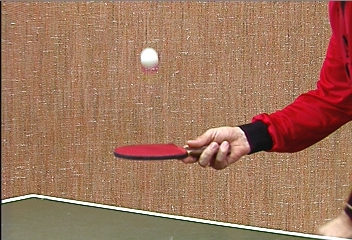
%> input picture Lab3/pingpong/0000.jpeg, 352 x 240 px; its folder holds only this picture in this run
$ octave tracking_demo.m   (GNU Octave 9; MATLAB toolbox functions it lacks are replaced by stand-ins)
%> lines starting %> are read from the running program, lines starting %| are printed output that depends on the picture
### Lab3/tracking.m
function tracking (image_set, save_to_gif, file_pattern)
%> called with image_set = 'pingpong', save_to_gif = false, file_pattern = '*.jpeg'
% Using Harris Corner Detector, locate feature points and track them in
% a given sequence of images with Lucas-Kanade algorithm
%  tracking(image_set, save_to_gif, file_pattern)
%  tracking('pingpong', false, '*.jpeg');
%
%   - ARGUMENTS
%       image_set       The folder name containing the image sequence
%       save_to_gif     Boolean indicating whether to save output to GIF
%       file_extension  Pattern of files in image set (*.jpg or *.jpeg)

save_file = strcat(image_set, '.gif');
h = figure;

if strcmp(image_set, 'pingpong')
    images_folder = 'pingpong';
    filePattern = fullfile(images_folder, file_pattern);
else
    images_folder = 'person_toy';
    filePattern = fullfile(images_folder, file_pattern);
end

% read all files in directory that match the pattern
x = zeros(1); y = zeros(1);
images = dir(filePattern);
for k = 1 : length(images)
    base_file_name = images(k).name;
    full_file_name = fullfile(images_folder, base_file_name);
    curr_img = rgb2gray(imread(full_file_name));
%> curr_img: size 240x352 uint8; min 1, max 255, mean 127.7

    if k == 1
        % for the first image, locate feature points
        [x, y] = tracking_locate_points(curr_img);

        % display initial image and feature points
        imshow(curr_img);
        hold on; % Prevent image from being blown away.
        plot(x,y,'r+', 'MarkerSize', 20);
        drawnow;

        prev_img = curr_img;

        % save frame to gif file
        if save_to_gif
            frame = getframe(h);
            im = frame2im(frame);
            [imind,cm] = rgb2ind(im,256);
            imwrite(imind, cm, save_file, 'gif', 'Loopcount', inf, 'DelayTime',0.2);
        end
    else
        % get velocities and updated points using Lucas-Kanade algorithm
        [V, y, x] = tracking_optical_flow(prev_img, curr_img, y, x, 30);

        % display optical flow for current image
        imshow(curr_img);
        hold on;
        quiver(x, y, V(:,1), V(:,2), 0.5, 'r');
        drawnow;

        prev_img = curr_img;

        % save frame to gif file
        if save_to_gif
            im = frame2im(getframe(h));
            [imind,cm] = rgb2ind(im,256);
            imwrite(imind, cm, save_file, 'gif', 'WriteMode', 'append', 'DelayTime',0.2);
        end
    end
end
end

function [x, y] = tracking_locate_points(I)
%TRACKING_LOCATE_POINTS Locate feature points from input image
%   Uses Harris Corner Detector algorithm to localise feature points
sigma = 3;5;
thres = 16000;
window_N = 14;

half_wid = (sigma * 3 - 1)/2;
[dx, dy] = meshgrid(-half_wid:half_wid, -half_wid:half_wid);
Gxy = fspecial('gaussian', half_wid*2+1, sigma);
Gx = (dx .* Gxy);
Gy = (dy .* Gxy);

Ix = conv2(I, Gx, 'same');
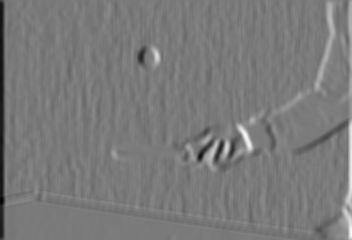
%> Ix: size 240x352 double; min -143.1, max 155.6, mean -0.1; drawn with min black and max white
Iy = conv2(I, Gy, 'same');
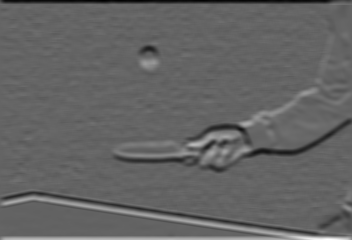
%> Iy: size 240x352 double; min -140.8, max 217.2, mean 0; drawn with min black and max white

Ix2 = conv2(Ix .^ 2, Gxy, 'same');
Iy2 = conv2(Iy .^ 2, Gxy, 'same');
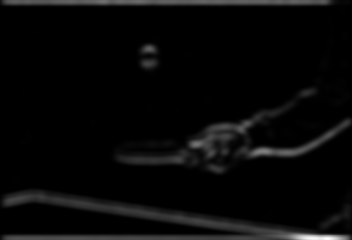
%> Iy2: size 240x352 double; min 0.175, max 14031.7, mean 486.5; drawn with min black and max white
Ixy = conv2(Ix .* Iy, Gxy, 'same');
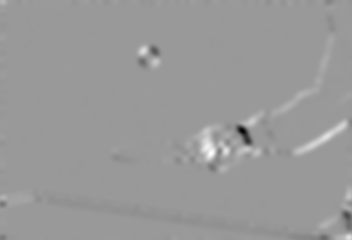
%> Ixy: size 240x352 double; min -5777.2, max 3836.4, mean 16.5; drawn with min black and max white

myHarris = (Ix2.*Iy2 - Ixy.^2) - 0.04*(Ix2 + Iy2).^2;
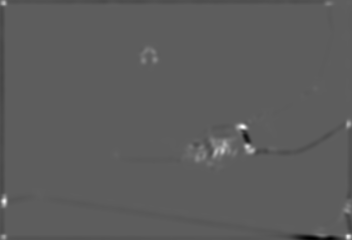
%> myHarris: size 240x352 double; min -7191926.1, max 12338115.4, mean -24965.3; drawn with min black and max white

thresholded_harris = myHarris;
thresholded_harris(myHarris<thres) = 0;

window = true(window_N);
window(ceil(window_N/2),ceil(window_N/2)) = 0;
output = thresholded_harris > imdilate(thresholded_harris, window);
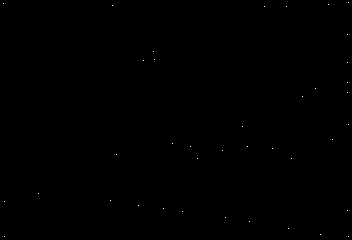
%> output: size 240x352 logical; 0.05% white in thin lines or dots
[y, x] = find(output == 1);
%> y = 39 values from 3 to 237; x = 39 values from 4 to 349
end

% [43 lines left out: function tracking_optical_flow, not called in this run]

### Lab3/tracking_demo.m
%% Feature tracking on pingpong example
close all; clear; clc;

% for saving to gif, set 2nd parameter to true
tracking('pingpong', false, '*.jpeg');
%> in tracking, `[x, y] = tracking_locate_points(curr_img);`: y = 39 values, max 237 at index 3, min 3 at index 37, mean 130.3
%> in tracking, `plot(x,y,'r+', 'MarkerSize', 20);`:
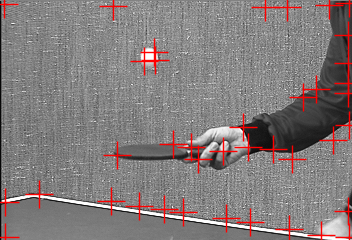
%> figure redrawn from the program's plot data

%% Feature tracking on person_toy example
close all; clear; clc;

% for saving to gif, set 2nd parameter to true
tracking('person_toy', false, '*.jpg');
